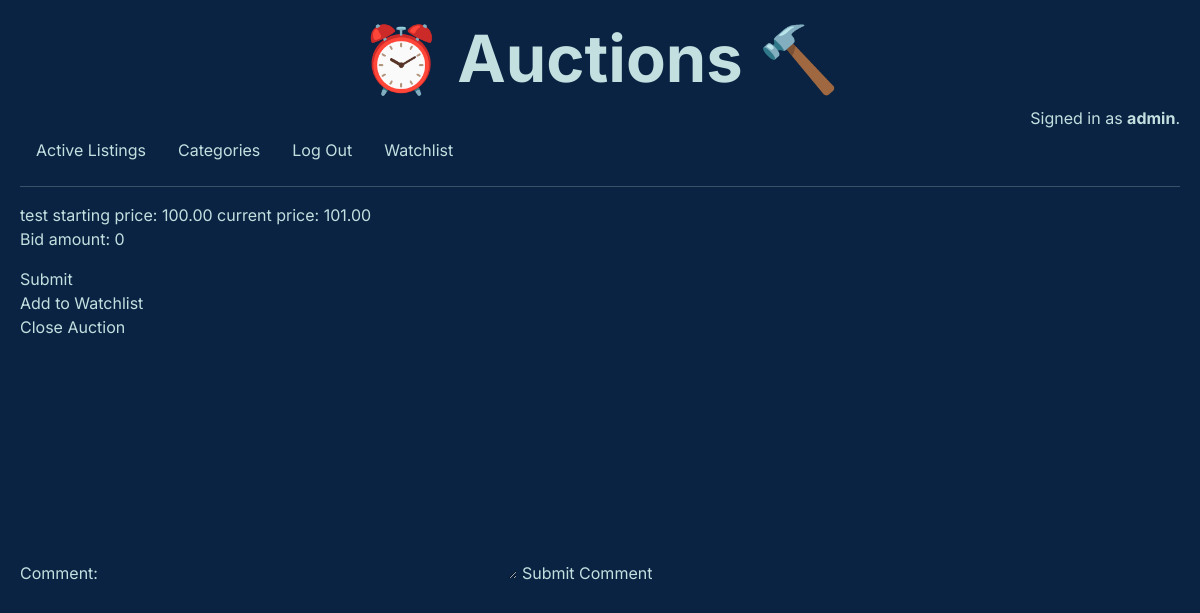
The app's page /auction/3 (signed in), older data.
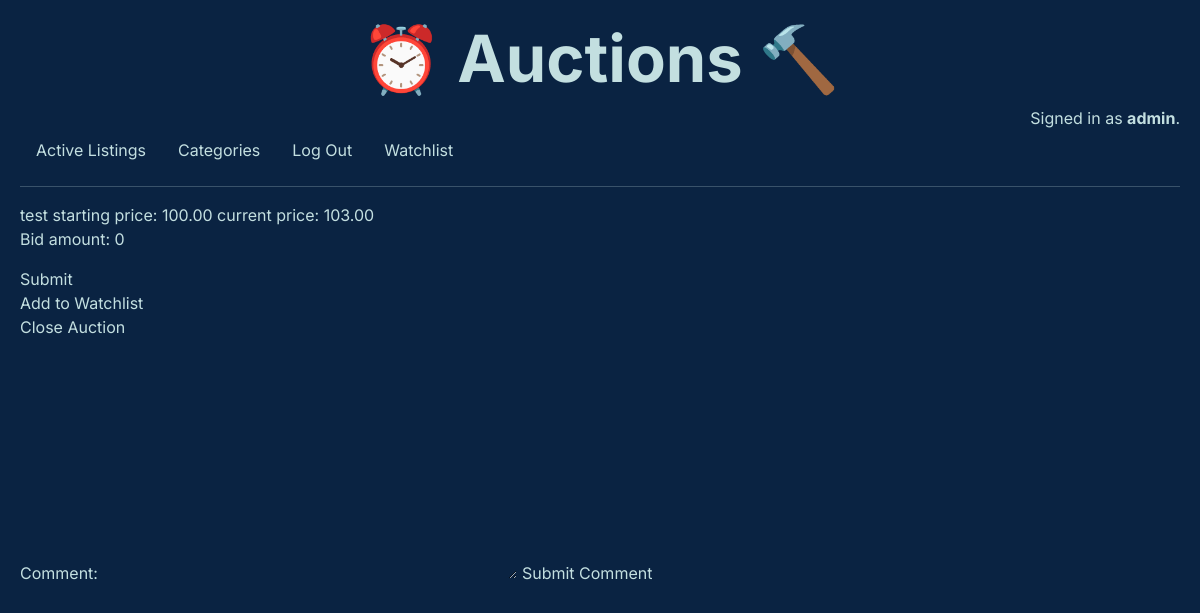
The same page, newer data.
### auctions/models.py (models this page shows, shortened)
class Bid(models.Model):
    bid_amount = models.DecimalField(decimal_places=2, max_digits=8, validators=[MinValueValidator(0.01)], default=0)
    user = models.ForeignKey(User, on_delete=models.CASCADE, related_name="bids")
    auction = models.ForeignKey(Listing, on_delete=models.CASCADE, related_name="bids")

### auctions/views.py (the view)
# urls.py: path("auction/<str:pk>", views.auction_view, name="auction"),
def auction_view(request, pk):
    try:
        auction = Listing.objects.get(pk=pk)
    except:
        return render(request, "auctions/no_auction.html")
    if Bid.objects.filter(auction=auction).exists() == False:
        highest_bid = 0
    else:
        highest_bid = Bid.objects.filter(auction=auction).latest("bid_amount")
    watch_exists = (
        Watchlist.objects.all()
        .filter(auction=auction)
        .filter(user=request.user)
        .exists()
    )
    all_comments = Comment.objects.all().filter(auction=auction).order_by("-date")
    return render(
        request,
        "auctions/auction.html",
        {
            "auction": auction,
            "pk": pk,
            "bidform": BidForm(),
            "highest_bid": highest_bid,
            "exists": watch_exists,
            "commentform": CommentForm(),
            "all_comments": all_comments,
        },
    )

### auctions/views.py
class BidForm(ModelForm):
    class Meta:
        model = Bid
        fields = ["bid_amount"]

class CommentForm(ModelForm):
    class Meta:
        model = Comment
        fields = ["comment"]
        widgets = {"comment": Textarea(attrs={"class": "comment-field"})}

### auctions/templates/auctions/auction.html (shortened to what this page needs)
{% extends "auctions/layout.html" %}
{% block body %}
{{ auction.item_name }}
starting price: {{ auction.starting_price }} current price: {{ highest_bid.bid_amount }}
<form action="{% url 'make_bid' auction.pk %}" method="POST">
  {% csrf_token %} {{ bidform.as_p }}
  <input type="submit" />
</form>
<form method="POST" action="{% url 'e_watchlist' auction.pk %}">
  {% csrf_token %} {% if exists %}
  <input type="submit" value="Remove from Watchlist" />
  {% else %}
  <input type="submit" value="Add to Watchlist" />
  {% endif %}
</form>
{% if request.user == auction.user and auction.active == True %}
<form method="POST" action="{% url 'close' auction.pk %}"> {% csrf_token %}
  <input type="submit" value="Close Auction" />
</form>
{% endif %}
<form method="POST" action="{% url 'comment' auction.pk %}">
    {{ commentform }}
    <input type="submit" value="Submit Comment">
</form>
{% endblock %}

Row changes from the older to the newer data that the page shows:
no longer on this page (row unchanged): Bid: bid_amount "101.00"
added Bid: bid_amount "103.00"
